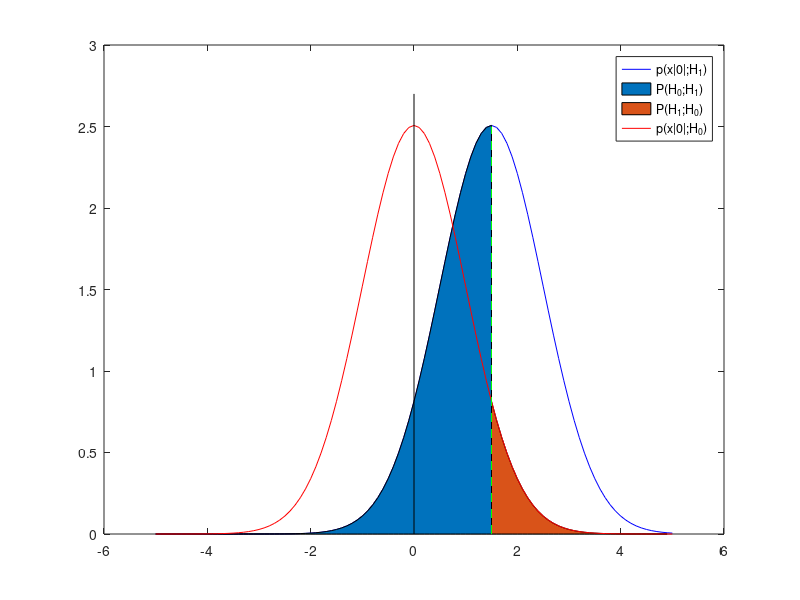

Reproduce this figure in MATLAB. (Note: this script raises an error after producing the figure.)
clc
close all
clear

x = -5:0.1:5;
m = 0;
var = 1;
m1 = 1.5;
t = 1;

for z = -5:0.1:5
    f(:,t) = (1/var*(sqrt(2*pi)))*exp(-(((z-m).^2)/(2*var.^2)));
    f1(:,t) = (1/var*(sqrt(2*pi)))*exp(-(((z-m1).^2)/(2*var.^2)));
    t=t+1;
end

garis1 = [0 0];
tegak1 = [0 2.7];
garis2 = [1.5 1.5];
tegak2 = [0 2.5];

figure(1);
plot(x,f1,'blue');
hold on
h = area(x(1:66),f1(1:66));
hold on
area(x(66:100),f(66:100));
hold on
plot(x,f,'red');
hold on
plot(garis1,tegak1, 'black');
plot(garis2,tegak2, '--g');
hold off
legend('p(x|0|;H_{1})','P(H_{0};H_{1})','P(H_{1};H_{0})','p(x|0|;H_{0})');
h(1).FaceColor = [0.5 0.25 1];


title('Trading of errors by adjusting threshold');
xlabel('new threshold');
ylabel('ylabel');